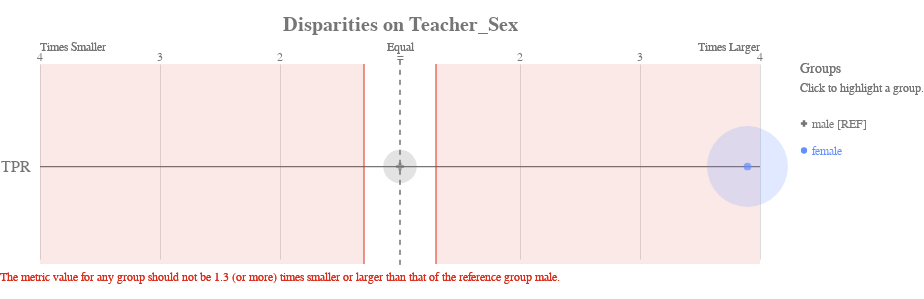

Write notebook code for a chart like this one.
### Code cell
ap.disparity(bdf, metrics, 'teacher_sex', fairness_threshold = 1.3)

### Figure 1 — Vega-Lite specification as saved in the notebook (floating-point values rounded to 4 significant figures)
{"config": {"view": {"continuousWidth": 400, "continuousHeight": 300, "strokeWidth": 0}, "axisLeft": {"labelColor": "rgb(117,117,117)", "labelFont": "Arial", "labelFontSize": 16}, "title": {"align": "center", "baseline": "middle", "color": "rgb(117,117,117)", "font": "Arial", "fontSize": 20, "fontWeight": "bold"}}, "layer": [{"data": {"name": "data-00ac13c15038262a930aaba6584e6216"}, "mark": {"type": "rule", "stroke": "rgb(117,117,117)", "strokeWidth": 1.25, "tooltip": ""}, "encoding": {"x": {"type": "quantitative", "field": "x", "scale": {"domain": [-3, 3], "range": [40.0, 760.0]}}, "x2": {"field": "x2"}, "y": {"type": "nominal", "axis": {"domain": false, "labelAngle": 0, "labelPadding": -30, "orient": "left", "ticks": false, "title": ""}, "field": "metric", "scale": {"domain": ["TPR"], "range": [30, 225.0]}}}}, {"data": {"name": "data-79dd248bdaa0ea02c535240e8ad022c8"}, "mark": {"type": "rule", "stroke": "rgb(117,117,117)", "strokeDash": [5, 5], "strokeWidth": 1}, "encoding": {"tooltip": {"value": "male [REF]"}, "x": {"value": 400.0}, "y": {"value": 20.83}, "y2": {"value": 229.2}}}, {"data": {"name": "data-3a1d065fd3aa317a7985f416b0b7774b"}, "mark": {"type": "text", "align": "center", "color": "rgb(117,117,117)", "font": "Arial", "fontSize": 12, "fontWeight": "normal", "tooltip": ""}, "encoding": {"text": {"type": "nominal", "field": "label"}, "x": {"type": "quantitative", "field": "value", "scale": {"domain": [-3, 3], "range": [40.0, 760.0]}}, "y": {"value": 17.5}}}, {"layer": [{"mark": {"type": "text", "align": "left", "fill": "rgb(117,117,117)", "font": "Arial", "fontSize": 12, "fontWeight": "normal", "tooltip": ""}, "encoding": {"text": {"value": "Times Smaller"}, "x": {"value": 40.0}, "y": {"value": 7.5}}}, {"mark": {"type": "text", "align": "right", "fill": "rgb(117,117,117)", "font": "Arial", "fontSize": 12, "fontWeight": "normal", "tooltip": ""}, "encoding": {"text": {"value": "Times Larger"}, "x": {"value": 760.0}, "y": {"value": 7.5}}}, {"mark": {"type": "text", "align": "center", "fill": "rgb(117,117,117)", "font": "Arial", "fontSize": 12, "fontWeight": "normal", "tooltip": ""}, "encoding": {"text": {"value": "Equal"}, "x": {"value": 400.0}, "y": {"value": 7.5}}}], "data": {"name": "data-79dd248bdaa0ea02c535240e8ad022c8"}}, {"layer": [{"mark": {"type": "rule", "opacity": 0.8, "stroke": "rgb(217, 46, 28)", "strokeWidth": 1.25, "tooltip": ""}, "encoding": {"x": {"type": "quantitative", "field": "min", "scale": {"domain": [-3, 3], "range": [40.0, 760.0]}}, "y": {"value": 25.0}, "y2": {"value": 225.0}}}, {"mark": {"type": "rule", "opacity": 0.8, "stroke": "rgb(217, 46, 28)", "strokeWidth": 1.25, "tooltip": ""}, "encoding": {"x": {"type": "quantitative", "field": "max", "scale": {"domain": [-3, 3], "range": [40.0, 760.0]}}, "y": {"value": 25.0}, "y2": {"value": 225.0}}}, {"layer": [{"mark": {"type": "rect", "fill": "rgb(217, 46, 28)", "opacity": 0.1, "tooltip": ""}, "encoding": {"x": {"type": "quantitative", "field": "min", "scale": {"domain": [-3, 3], "range": [40.0, 760.0]}}, "x2": {"field": "lower_end"}, "y": {"value": 25.0}, "y2": {"value": 225.0}}}, {"mark": {"type": "rect", "fill": "rgb(217, 46, 28)", "opacity": 0.1, "tooltip": ""}, "encoding": {"x": {"type": "quantitative", "field": "max", "scale": {"domain": [-3, 3], "range": [40.0, 760.0]}}, "x2": {"field": "upper_end"}, "y": {"value": 25.0}, "y2": {"value": 225.0}}}]}, {"data": {"name": "data-79dd248bdaa0ea02c535240e8ad022c8"}, "mark": {"type": "text", "align": "left", "baseline": "top", "fill": "rgb(217, 46, 28)", "font": "Arial", "fontSize": 12, "fontWeight": "normal", "tooltip": ""}, "encoding": {"text": {"value": "The metric value for any group should not be 1.3 (or more) times smaller or larger than that of the reference group male."}, "x": {"value": 0}, "y": {"value": 233.3}}}], "data": {"name": "data-c630af60ccfdede051fcc4a90fc2e3c6"}}, {"layer": [{"mark": "circle"}, {"data": {"name": "data-c94e9d26aeb9bf65f987fae912583162"}, "mark": {"type": "circle", "opacity": 0.2}, "encoding": {"color": {"condition": {"type": "nominal", "field": "attribute_value", "legend": null, "scale": {"domain": ["male", "female"], "range": ["rgb(117,117,117)", "rgb(100, 143, 255)", "rgb(254, 97, 0)", "rgb(220, 38, 127)", "rgb(255, 176, 0)", "rgb(120, 94, 240)"]}, "selection": "selector013"}, "value": "rgb(224,224,224)"}, "size": {"type": "quantitative", "field": "group_size", "legend": null, "scale": {"domain": [0, 18110.0], "range": [0, 7854.0]}}, "tooltip": [{"type": "nominal", "field": "attribute_value", "title": "Group"}, {"type": "nominal", "field": "tooltip_group_size", "title": "Group Size"}, {"type": "nominal", "field": "tooltip_disparity_explanation_tpr", "title": "Disparity"}, {"type": "quantitative", "field": "tpr", "format": ".2f", "title": "TPR"}], "x": {"type": "quantitative", "axis": {"domain": false, "labels": false, "ticks": false, "title": null, "values": [1, 2, 3, -3, -2, -1]}, "field": "tpr_disparity_scaled", "scale": {"domain": [-3, 3], "range": [40.0, 760.0]}}, "y": {"type": "nominal", "axis": {"domain": false, "grid": false, "labels": false, "ticks": false, "title": " "}, "field": "metric_variable", "scale": {"domain": ["TPR"], "range": [30, 225.0]}}}, "selection": {"selector015": {"type": "multi", "empty": "all", "fields": ["attribute_value"]}}, "transform": [{"calculate": "'TPR'", "as": "metric_variable"}]}, {"layer": [{"mark": "point"}, {"data": {"name": "data-c94e9d26aeb9bf65f987fae912583162"}, "mark": {"type": "point", "filled": true, "size": 60}, "encoding": {"color": {"condition": {"type": "nominal", "field": "attribute_value", "legend": null, "scale": {"domain": ["male", "female"], "range": ["rgb(117,117,117)", "rgb(100, 143, 255)", "rgb(254, 97, 0)", "rgb(220, 38, 127)", "rgb(255, 176, 0)", "rgb(120, 94, 240)"]}, "selection": "selector013"}, "value": "rgb(224,224,224)"}, "shape": {"type": "nominal", "field": "attribute_value", "legend": null, "scale": {"domain": ["male", "female"], "range": ["cross", "circle"]}}, "tooltip": [{"type": "nominal", "field": "attribute_value", "title": "Group"}, {"type": "nominal", "field": "tooltip_group_size", "title": "Group Size"}, {"type": "nominal", "field": "tooltip_disparity_explanation_tpr", "title": "Disparity"}, {"type": "quantitative", "field": "tpr", "format": ".2f", "title": "TPR"}], "x": {"type": "quantitative", "axis": {"domain": false, "labels": false, "ticks": false, "title": null, "values": [1, 2, 3, -3, -2, -1]}, "field": "tpr_disparity_scaled", "scale": {"domain": [-3, 3], "range": [40.0, 760.0]}}, "y": {"type": "nominal", "axis": {"domain": false, "grid": false, "labels": false, "ticks": false, "title": " "}, "field": "metric_variable", "scale": {"domain": ["TPR"], "range": [30, 225.0]}}}, "selection": {"selector014": {"type": "multi", "empty": "all", "fields": ["attribute_value"]}}, "transform": [{"calculate": "'TPR'", "as": "metric_variable"}]}]}]}, {"layer": [{"mark": {"type": "point", "filled": true, "opacity": 1, "size": 39.48}, "encoding": {"color": {"condition": {"type": "nominal", "field": "attribute_value", "legend": null, "scale": {"domain": ["male", "female"], "range": ["rgb(117,117,117)", "rgb(100, 143, 255)", "rgb(254, 97, 0)", "rgb(220, 38, 127)", "rgb(255, 176, 0)", "rgb(120, 94, 240)"]}, "selection": "selector013"}, "value": "rgb(224,224,224)"}, "shape": {"type": "nominal", "field": "attribute_value", "legend": null, "scale": {"domain": ["male", "female"], "range": ["cross", "circle"]}}, "x": {"value": 804}, "y": {"type": "nominal", "axis": {"domain": false, "grid": false, "labels": false, "ticks": false, "title": " "}, "field": "attribute_value", "scale": {"domain": ["male", "female"], "range": [71, 125]}}}, "selection": {"selector013": {"type": "multi", "empty": "all", "fields": ["attribute_value"]}}}, {"mark": {"type": "text", "align": "left", "baseline": "middle", "font": "Arial", "fontSize": 12, "fontWeight": "normal"}, "encoding": {"color": {"condition": {"type": "nominal", "field": "attribute_value", "legend": null, "scale": {"domain": ["male", "female"], "range": ["rgb(117,117,117)", "rgb(100, 143, 255)", "rgb(254, 97, 0)", "rgb(220, 38, 127)", "rgb(255, 176, 0)", "rgb(120, 94, 240)"]}, "selection": "selector013"}, "value": "rgb(224,224,224)"}, "text": {"type": "nominal", "field": "label"}, "x": {"value": 812}, "y": {"type": "nominal", "axis": {"domain": false, "grid": false, "labels": false, "ticks": false, "title": " "}, "field": "attribute_value", "scale": {"domain": ["male", "female"], "range": [71, 125]}}}, "selection": {"selector016": {"type": "multi", "empty": "all", "fields": ["attribute_value"]}}}, {"data": {"name": "data-79dd248bdaa0ea02c535240e8ad022c8"}, "mark": {"type": "text", "align": "left", "baseline": "middle", "color": "rgb(117,117,117)", "font": "Arial", "fontSize": 12, "fontWeight": "normal"}, "encoding": {"text": {"value": "Click to highlight a group."}, "x": {"value": 800}, "y": {"value": 49}}}, {"data": {"name": "data-79dd248bdaa0ea02c535240e8ad022c8"}, "mark": {"type": "text", "align": "left", "baseline": "middle", "color": "rgb(117,117,117)", "font": "Arial", "fontSize": 14, "fontWeight": "normal"}, "encoding": {"text": {"value": "Groups"}, "x": {"value": 800}, "y": {"value": 30}}}], "data": {"name": "data-b9f75b5c0827c85fba1c9c9d5d5ac8e6"}}], "height": 250, "padding": {"top": 15, "bottom": 10}, "resolve": {"scale": {"size": "independent", "y": "independent"}}, "title": "Disparities on Teacher_Sex", "width": 800, "$schema": "https://vega.github.io/schema/vega-lite/v4.8.1.json", "datasets": {"data-00ac13c15038262a930aaba6584e6216": [{"metric": "TPR", "x": -3, "x2": 3}], "data-79dd248bdaa0ea02c535240e8ad022c8": [{"a": 1, "b": 0}, {"a": 1, "b": 0}], "data-3a1d065fd3aa317a7985f416b0b7774b": [{"value": 1, "label": 2}, {"value": 2, "label": 3}, {"value": 3, "label": 4}, {"value": -3, "label": 4}, {"value": -2, "label": 3}, {"value": -1, "label": 2}, {"value": 0, "label": "="}], "data-c630af60ccfdede051fcc4a90fc2e3c6": [{"min": -0.3, "max": 0.3, "lower_end": -3, "upper_end": 3}], "data-c94e9d26aeb9bf65f987fae912583162": [{"attribute_name": "teacher_sex", "attribute_value": "female", "group_size": 15093, "total_entities": 17677, "tpr": 0.1041, "tpr_disparity": 3.896, "tpr_disparity_scaled": 2.896, "tooltip_group_size": "15,093 (85.38%)", "tooltip_disparity_explanation_tpr": "3.90 times larger TPR than the reference group"}, {"attribute_name": "teacher_sex", "attribute_value": "male", "group_size": 2584, "total_entities": 17677, "tpr": 0.02673, "tpr_disparity": 1.0, "tpr_disparity_scaled": 0.0, "tooltip_group_size": "2,584 (14.62%)", "tooltip_disparity_explanation_tpr": "Reference group"}], "data-b9f75b5c0827c85fba1c9c9d5d5ac8e6": [{"attribute_value": "male", "label": "male [REF]"}, {"attribute_value": "female", "label": "female"}]}}
